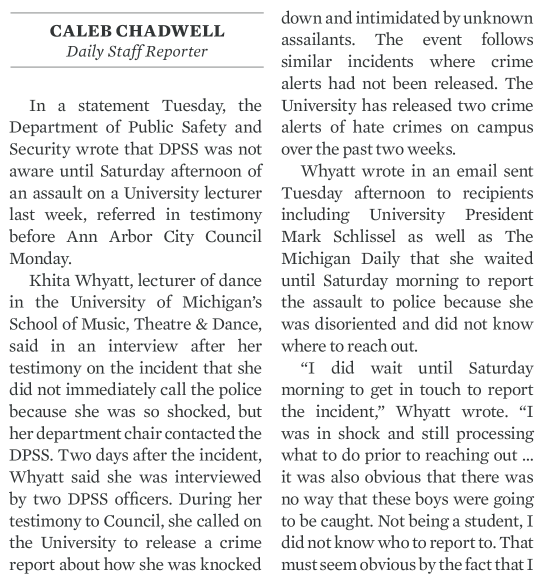
#> input picture UoM_Specializations/P3_C5_Python Projectpillow tesseract and opencv/Files/home/jovyan/work/readonly/two_col.png, 1084 x 1171 px (shown at 1/2 size)
$ jupyter execute --allow-errors week_3.ipynb
#> lines starting #> are read from the running program, lines starting #| are printed output that depends on the picture
[cell 1]
# Kraken Library

# Detect lines of text as a bounding box in a given image : Kraken
# Tessaract doesnt have a layout engine, so wants a good clean text
# kraken to bisegment images

[cell 2]
# importing libraries

import kraken
help(kraken)

[cell 3]
# pageseg module from Kraken
from kraken import pageseg
help(pageseg)

[cell 4]
from PIL import Image
im = Image.open('Files/home/jovyan/work/readonly/two_col.png')
#> im is the input picture: PIL image 1084x1171 RGB; mean R, G, B 232.7, 233.1, 233.2
display(im)

# creating bouding boxes by passing 1 : 1 (1-bit pixels, black and white, stored with one pixel per byte)
# pageseg returns a dictionary with keys 'text_direction' and 'boxes'

#> (the rest of this cell did not finish here and is left out)

[cell 5]
# maybe reducing the size of the image might work
im_resize = im.resize((int(im.width/1.6),int(im.height/1.6)))
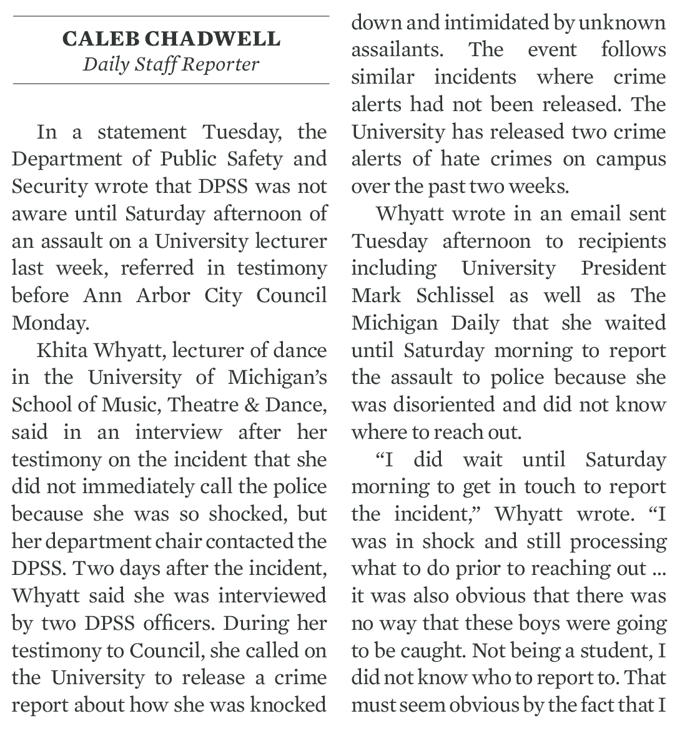
#> im_resize: PIL image 677x731 RGB; mean R, G, B 232, 232.5, 232.6
display(im_resize)

#> (a cell that did not finish here is left out)

#> (a cell that did not finish here is left out)

[cell 8]
# routine to draw lines corroesponding to the bounding boxes on the image
def show_boxes(img):
    '''Modifies the passed image to show a series if bounding boxes on an image as run by kraken
    :param img: A PIL.Image object
    :return img: The modified PIL.Image object with bounding boxes drawn over in red
    '''

    # create imagedraw object
    from PIL import ImageDraw
    drawing_object = ImageDraw.Draw(img)
    bounding_boxes = pageseg.segment(img.convert('1'))['boxes']
    for box in bounding_boxes:
        drawing_object.rectangle(box,fill=None, outline='red')
    return img
display(show_boxes(im_resize))
#> (the call stopped at in show_boxes, `bounding_boxes = pageseg.segment(img.convert('1'))['boxes']`: kraken is not available in this run)

[cell 9]
# it shows Kraken doesnt know what to do when there are two columns of text in the image
# to improve, we ca use black_colseps function of segment module : black_colseps (bool): Whether column separators are assumed to be
# vertical black lines or not
# we will add a black separator between columns, and set the black_col in segment module to be True

def show_boxes_blackcol(img):
    '''Modifies the passed image to show a series if bounding boxes on an image as run by kraken
    :param img: A PIL.Image object
    :return img: The modified PIL.Image object with bounding boxes drawn over in red
    '''

    # create imagedraw object
    from PIL import ImageDraw
    drawing_object = ImageDraw.Draw(img)
    bounding_boxes = pageseg.segment(img.convert('1'), black_colseps=True)['boxes'] # black_colseps = True, added black column separator
    for box in bounding_boxes:
        drawing_object.rectangle(box, fill=None, outline='red')
    return img

[cell 10]
# My method
# make a single long vertical line in the middle of the page to separate the columns
im = Image.open('Files/home/jovyan/work/readonly/two_col.png')
im_resize = im.resize((int(im.width/1.6), int(im.height/1.6)))
imcopy = im_resize.copy()
display(imcopy)

[cell 11]
from PIL import ImageDraw
drawobj = ImageDraw.Draw(imcopy)
drawobj.line((int((imcopy.width)/2), 0, (int((imcopy.width)/2),
             imcopy.height)), fill='black', width=2)
display(imcopy)
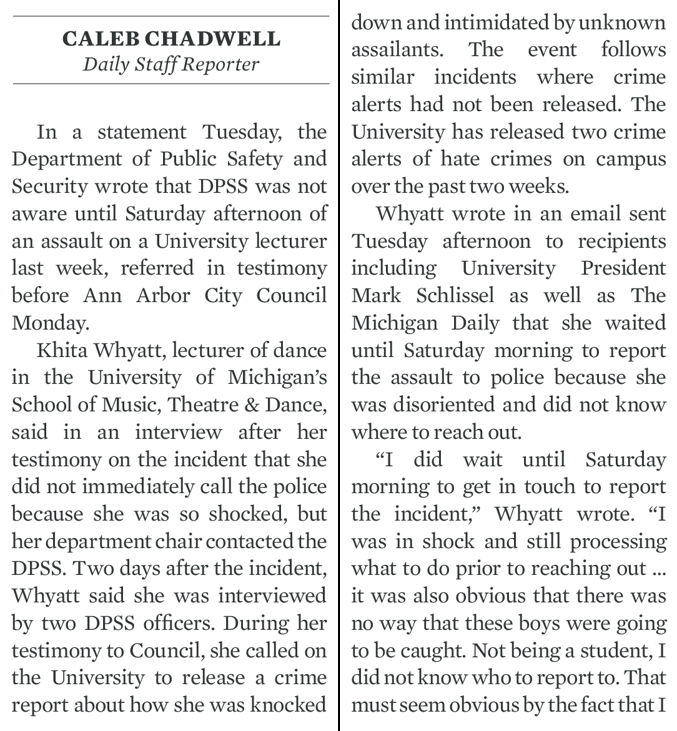
#> shown: PIL image 677x731 RGB; mean R, G, B 231.3, 231.7, 231.8

[cell 12]
display(show_boxes_blackcol(imcopy))
#> (the call stopped at in show_boxes_blackcol, `bounding_boxes = pageseg.segment(img.convert('1'), black_colseps=True)..`: kraken is not available in this run)

$ run again, with UoM_Specializations/P3_C5_Python Projectpillow tesseract and opencv/Files/home/jovyan/work/readonly/large_project.png copied over UoM_Specializations/P3_C5_Python Projectpillow tesseract and opencv/Files/home/jovyan/work/readonly/two_col.png
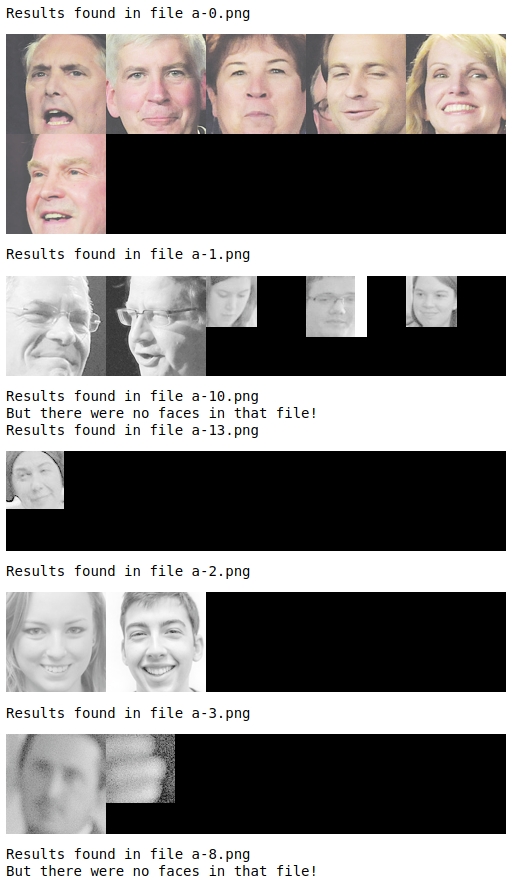
#> input picture UoM_Specializations/P3_C5_Python Projectpillow tesseract and opencv/Files/home/jovyan/work/readonly/large_project.png, 525 x 888 px
#> im is the input picture: PIL image 525x888 RGBA; mean R, G, B, A 139.3, 136.2, 134.9, 255
#> `display(imcopy)`:
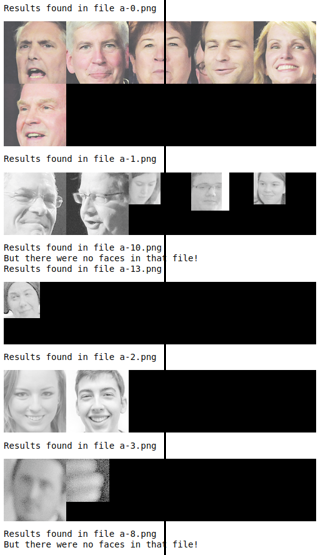
#> shown: PIL image 328x555 RGBA; mean R, G, B, A 138.5, 135.4, 134.2, 255
